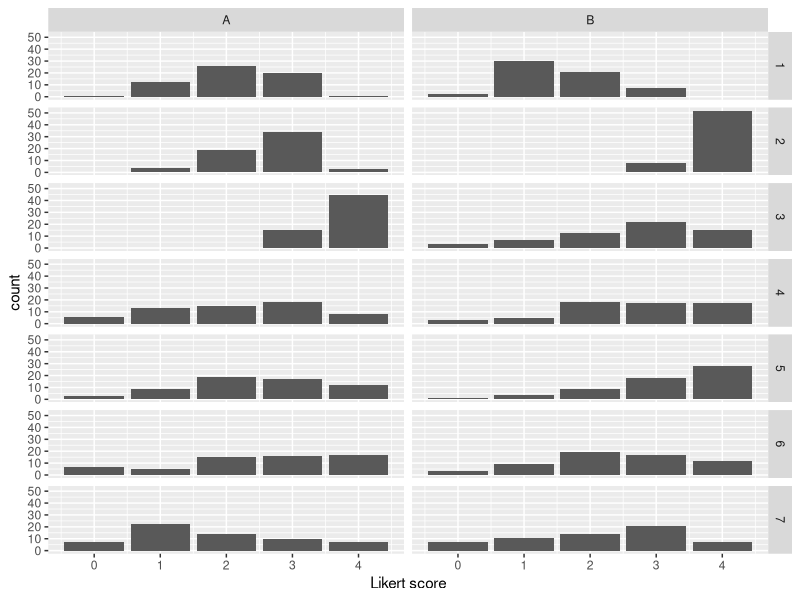
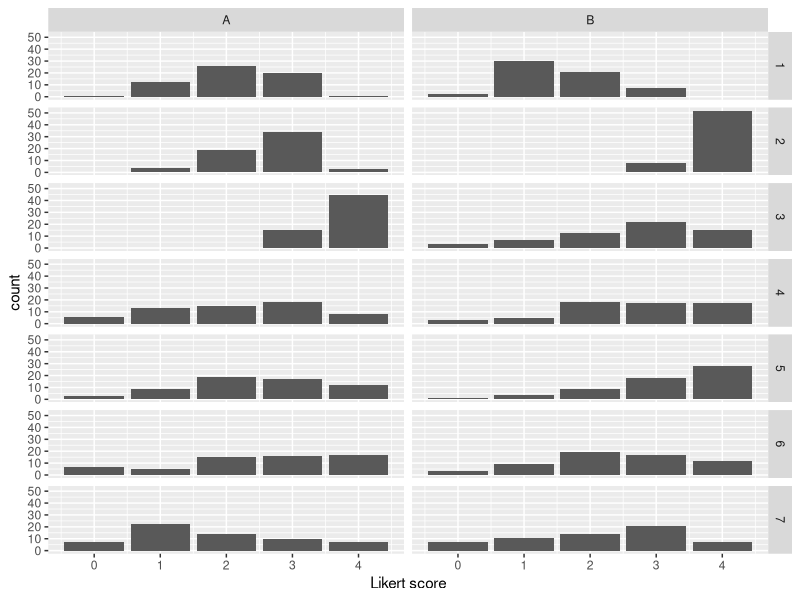

The R script that drew these images, in order:
library(ggplot2)

#### GENERATE ASSORTED SAMPLES OF FAKE LIKERT DATA

SAMP_SIZE = 60
MAX_LIKERT = 4   # 0 to 4 Likert scale

likert_beta = function(n, a, b){
        round(rbeta(n, a, b) * MAX_LIKERT)
}

centered      = likert_beta(SAMP_SIZE, 2,   2)
r_tail        = likert_beta(SAMP_SIZE, 2,   4)
l_tail        = likert_beta(SAMP_SIZE, 4,   2)
concave       = likert_beta(SAMP_SIZE, 8,   1)
more_concave  = likert_beta(SAMP_SIZE, 8,   0.9)
ramp          = likert_beta(SAMP_SIZE, 2,   0.9)
gentle_ramp   = likert_beta(SAMP_SIZE, 1.1, 0.9)
ramp2         = likert_beta(SAMP_SIZE, 2,   1)
moderate_ramp = likert_beta(SAMP_SIZE, 1.5, 1)
very_spiky    = likert_beta(SAMP_SIZE, 1.5, 0.5)
less_spiky    = likert_beta(SAMP_SIZE, 1,   0.5)


#### BUILD UP A DATA FRAME

# Group:        A                B

samp_names = c("centered",      "r_tail",         # question 1
               "l_tail",        "concave",        # question 2
               "more_concave",  "ramp",           # 3
               "gentle_ramp",   "ramp2",          # 4
               "moderate_ramp", "very_spiky",     # 5
               "less_spiky",    "moderate_ramp")  # 6

# Q1 group A

X = data.frame(score = centered, pop_name = rep("centered", length(centered)), 
                                 group = rep("A", length(centered)),
                                 question_num = rep(1, length(centered)))

# Q1 group B, through Q6 group B

npanel = 1
for (s in samp_names[-1]){
        g = "A"
        if(npanel %% 2 == 1){
                g = "B"
        }
        q = floor(npanel / 2) + 1
        temp_vec = eval(parse(text=s))
        temp_frame = data.frame(score = temp_vec, pop_name = rep(s, length(temp_vec)), 
                                                  group = rep(g, length(temp_vec)),
                                                  question_num = rep(q, length(temp_vec)))
        X = rbind(X, temp_frame)
        npanel = npanel + 1
}


#### Sketch 2 probability distributions and make variates from them.
#### Allows us to more easily make tricky ones with high P values.

q7a = c(1, 3.2, 2, 1.5, 1)
q7b = c(1, 1.5, 2, 3, 1)
q7a = round(SAMP_SIZE / sum(q7a) * q7a) # normalize
q7b = round(SAMP_SIZE / sum(q7b) * q7b)

for (s in 0:MAX_LIKERT){
        replicates_a = q7a[s+1]
        replicates_b = q7b[s+1]
        for (i in 1:replicates_a){
                X = rbind(X, data.frame(score = s, pop_name = "sketched",
                                        group = "A", question_num = 7))
        }
        for (i in 1:replicates_b){
                X = rbind(X, data.frame(score = s, pop_name = "sketched",
                                        group = "B", question_num = 7))
        }
}


#### PLOTS AND ANALYSIS

p = ggplot(X, aes(score)) + geom_bar() + xlab("Likert score")
p + facet_grid(rows = vars(question_num), cols = vars(group))
ggsave("facet_grid.png")

Results = data.frame()

for (q in 1:7){
        wt = wilcox.test(X[X$question_num == q & X$group == "A", ]$score,
                         X[X$question_num == q & X$group == "B", ]$score)
        tt = t.test(score ~ group, data = X[X$question_num == q, ])
        tab = with(X[ X$question_num == q, ], table(score, group)) # 5x2 table
        catt = prop.trend.test(tab[,1], apply(tab,1, sum))
        cs = prop.test(tab[,1], apply(tab,1, sum))
        # https://www.rdocumentation.org/packages/DescTools/versions/0.99.32/topics/CochranArmitageTest

        temp_frame = data.frame(question = q, wilcoxon_p = wt$p.value,
                                ttest_p = tt$p.value, catt_p = catt$p.value, chi_p = cs$p.value)
        Results= rbind(Results, temp_frame)
}

# T test may be OK?
# Norman G. Adv Health Sci Educ Theory Pract. 2010 Dec;15(5):625-32. PMID 20146096.
# Sullivan & Artino. J Grad Med Educ. 2013 Dec; 5(4): 541–542. PMID 24454995.

round(Results, 8)
